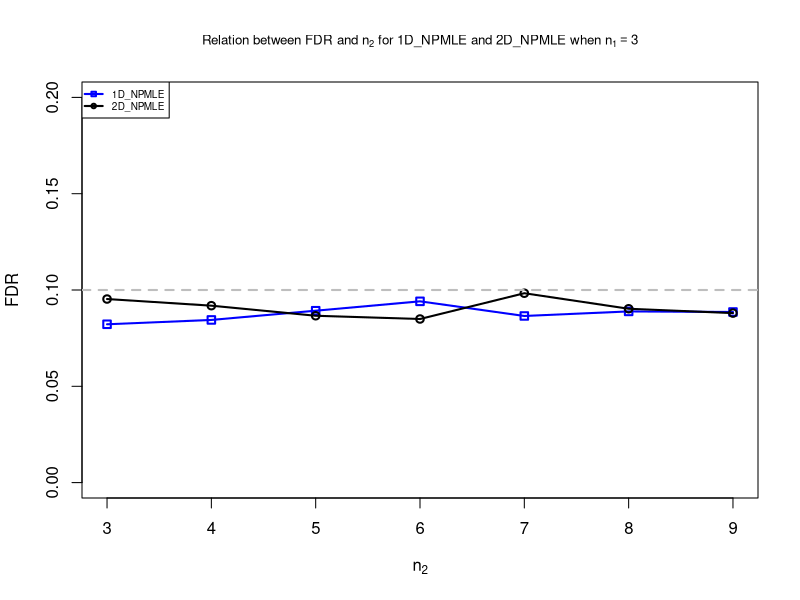
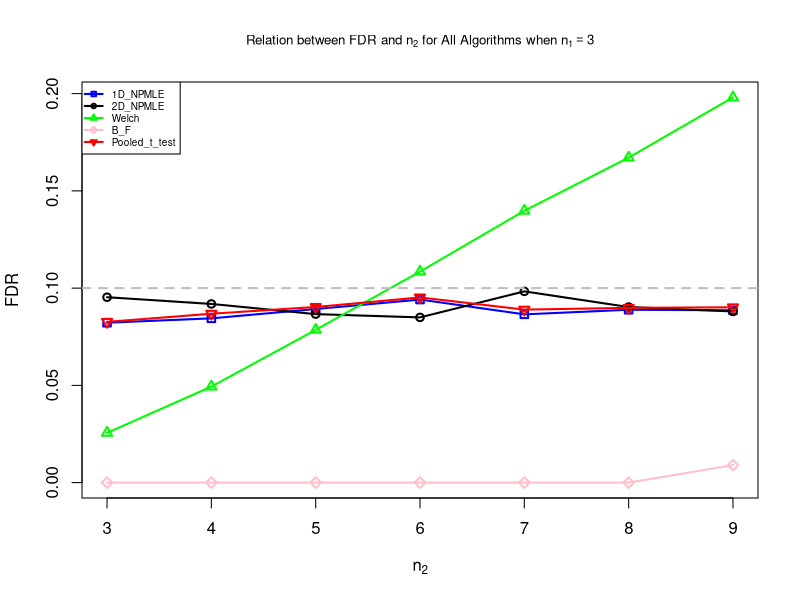
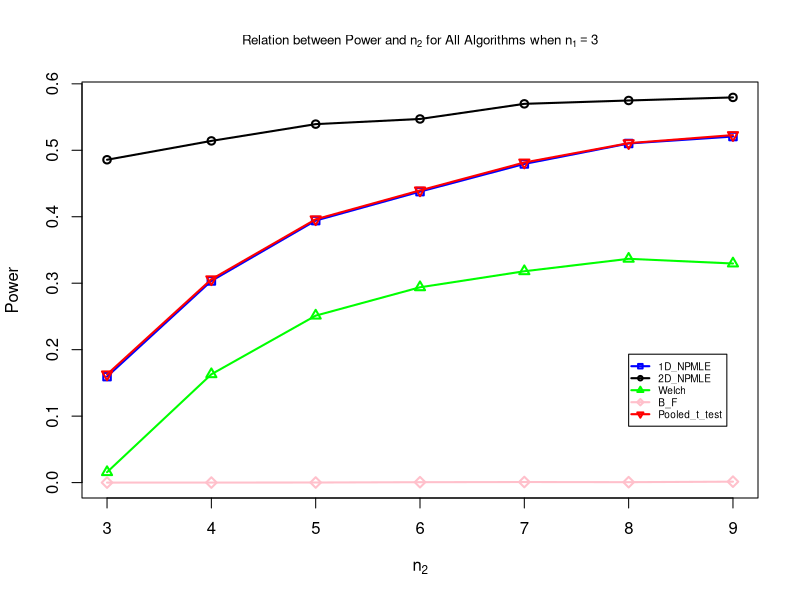
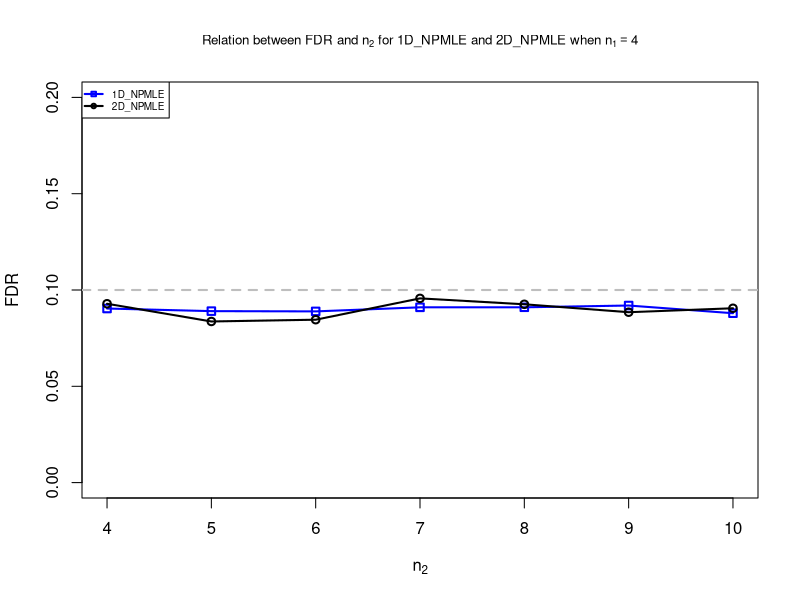
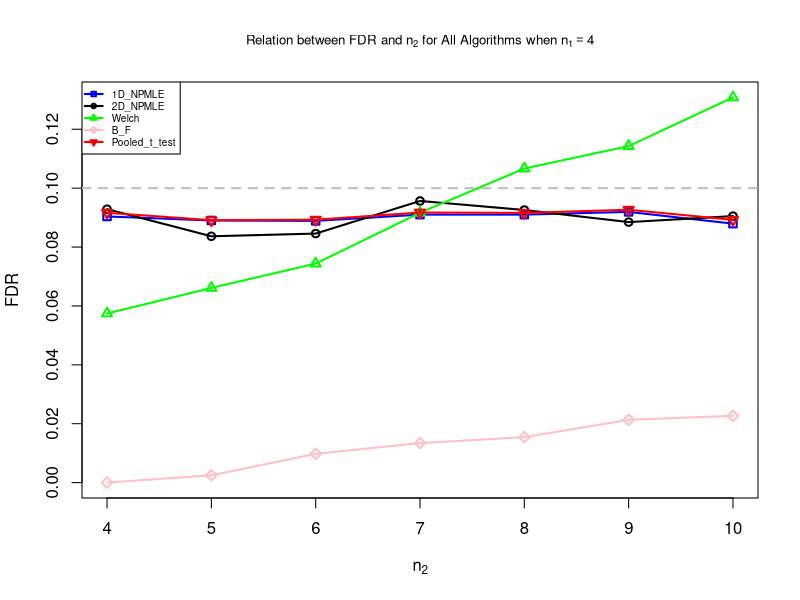
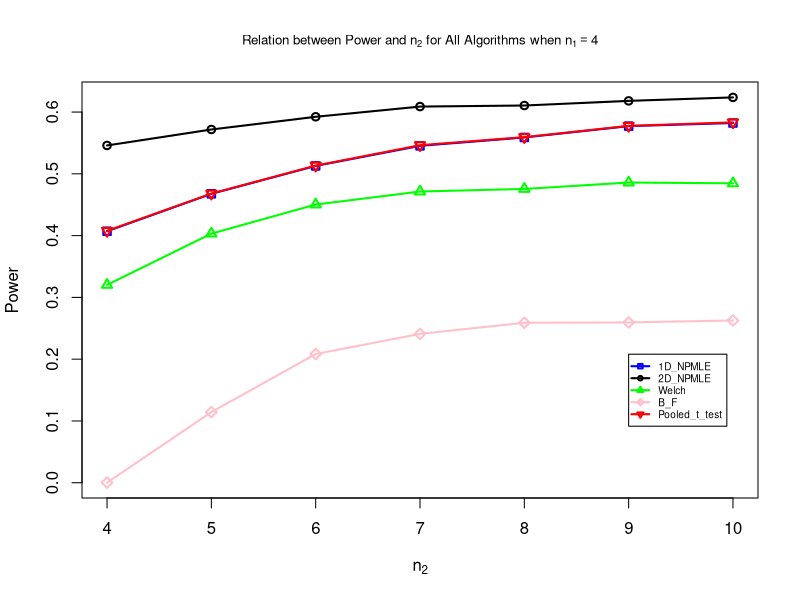
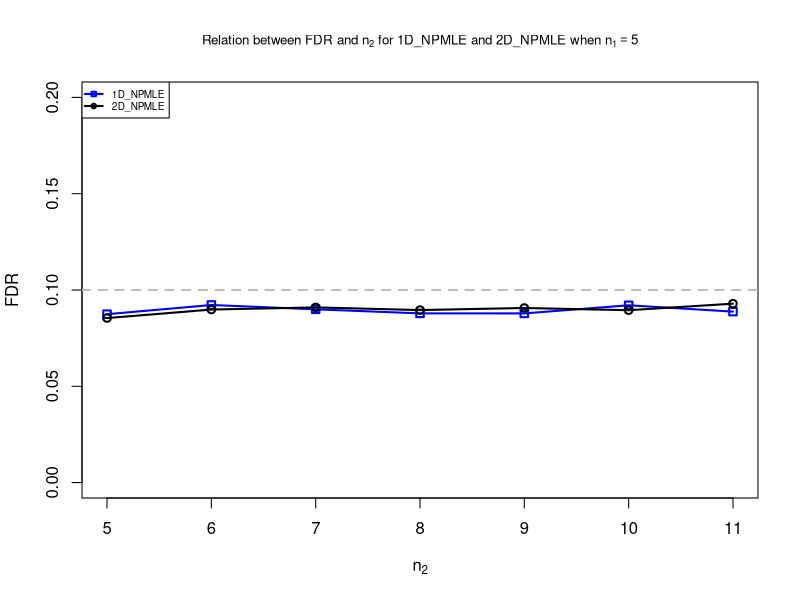
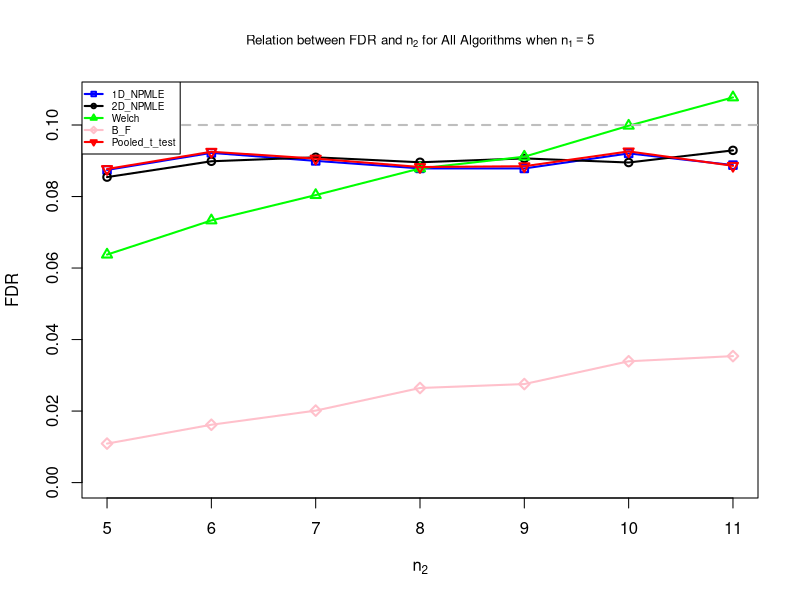

Recreate these plots in R, in order.
## ---- chunk 1
Full_FDR_Data = read.csv('./Full Data/Full_FDR_Data.csv')
Full_Power_Data = read.csv('./Full Data/Full_Power_Data.csv')
## ---- chunk 2
Full_FDR_Data
## ---- chunk 3
Plotter = function(n1, length_n2, Full_FDR_Data, Full_Power_Data) {
  n2_range = c(n1: (n1 + length_n2 - 1))
  FDR_n1 = Full_FDR_Data[Full_FDR_Data$n1 == n1 & (Full_FDR_Data$n2 %in% n2_range), ]
  Power_n1 = Full_Power_Data[Full_Power_Data$n1 == n1 & (Full_Power_Data$n2 %in% n2_range), ]
  
  # FDR with 1D_NPMLE, 2D_NPMLE
  main = substitute(expression(paste('Relation between FDR and ', n[2], ' for 1D_NPMLE and 2D_NPMLE when ', n[1] == N1)), list(N1 = n1))
  plot(FDR_n1$n2, FDR_n1$X1D_NPMLE, type = 'o', pch = 0, col = 'blue', lwd = 2, xlab = expression(n[2]), ylab = 'FDR', main = eval(main), cex.main = 0.8, ylim = c(0, 0.2))
  lines(FDR_n1$n2, FDR_n1$X2D_NPMLE, type = 'o', pch = 1, col = 'black', lwd = 2)
  abline(h = 0.1, lwd = 2, col = 'grey', lty = 2)
  legend('topleft', c('1D_NPMLE', '2D_NPMLE'), col=c('blue', 'black'), pch = c(0, 1), lwd=2, lty = 1, cex = 0.6)
  
  # FDR with all algorithms
  main = substitute(expression(paste('Relation between FDR and ', n[2], ' for All Algorithms when ', n[1] == N1)), list(N1 = n1))
  plot(FDR_n1$n2, FDR_n1$X1D_NPMLE, type = 'o', pch = 0, col = 'blue', lwd = 2, xlab = expression(n[2]), ylab = 'FDR', main = eval(main), cex.main = 0.8, ylim = c(0, max(FDR_n1[, c(3,4,5,6,7)])))
  lines(FDR_n1$n2, FDR_n1$X2D_NPMLE, type = 'o', pch = 1, col = 'black', lwd = 2)
  lines(FDR_n1$n2, FDR_n1$Welch, type = 'o', pch = 2, col = 'green', lwd = 2)
  lines(FDR_n1$n2, FDR_n1$B_F, type = 'o', pch = 5, col = 'pink', lwd = 2)
  lines(FDR_n1$n2, FDR_n1$t_test, type = 'o', pch = 6, col = 'red', lwd = 2)
  abline(h = 0.1, lwd = 2, col = 'grey', lty = 2)
  legend('topleft', c('1D_NPMLE', '2D_NPMLE', 'Welch', 'B_F', 'Pooled_t_test'), col=c('blue', 'black', 'green', 'pink', 'red'), pch = c(0,1,2,5,6), lwd=2, lty = 1, cex = 0.6)
  
  # Power with all algorithms
  main = substitute(expression(paste('Relation between Power and ', n[2], ' for All Algorithms when ', n[1] == N1)), list(N1 = n1))
  plot(Power_n1$n2, Power_n1$X1D_NPMLE, type = 'o', pch = 0, col = 'blue', lwd = 2, xlab = expression(n[2]), ylab = 'Power', main = eval(main), cex.main = 0.8, ylim = c(min(Power_n1[, c(3,4,5,6,7)]), max(Power_n1[, c(3,4,5,6,7)])))
  lines(Power_n1$n2, Power_n1$X2D_NPMLE, type = 'o', pch = 1, col = 'black', lwd = 2)
  lines(Power_n1$n2, Power_n1$Welch, type = 'o', pch = 2, col = 'green', lwd = 2)
  lines(Power_n1$n2, Power_n1$B_F, type = 'o', pch = 5, col = 'pink', lwd = 2)
  lines(Power_n1$n2, Power_n1$t_test, type = 'o', pch = 6, col = 'red', lwd = 2)
  legend(n1 + length_n2 - 2, 2/3*min(Power_n1[, c(3,4,5,6,7)]) + 1/3*max(Power_n1[, c(3,4,5,6,7)]), c('1D_NPMLE', '2D_NPMLE', 'Welch', 'B_F', 'Pooled_t_test'), col=c('blue', 'black', 'green', 'pink', 'red'), pch = c(0,1,2,5,6), lwd=2, lty = 1, cex = 0.6)
}
## ---- chunk 4
n1 = 3
length_n2 = 7
## ---- chunk 5
Plotter(n1, length_n2, Full_FDR_Data, Full_Power_Data)
## ---- chunk 6
n1 = 4
length_n2 = 7
## ---- chunk 7
Plotter(n1, length_n2, Full_FDR_Data, Full_Power_Data)
## ---- chunk 8
n1 = 5
length_n2 = 7
## ---- chunk 9
Plotter(n1, length_n2, Full_FDR_Data, Full_Power_Data)
## ---- chunk 10
n1 = 6
length_n2 = 7
## ---- chunk 11
Plotter(n1, length_n2, Full_FDR_Data, Full_Power_Data)
## ---- chunk 12
n1 = 7
length_n2 = 7
## ---- chunk 13
Plotter(n1, length_n2, Full_FDR_Data, Full_Power_Data)
## ---- chunk 14
FDR_plotter = function(n1, length_n2, Full_FDR_Data) {
  n2_range = c(n1: (n1 + length_n2 - 1))
  FDR_n1 = Full_FDR_Data[Full_FDR_Data$n1 == n1 & (Full_FDR_Data$n2 %in% n2_range), ]
  
  #main = substitute(expression(paste('Relation between FDR and ', n[2], ' for All Algorithms when ', n[1] == N1)), list(N1 = n1))
  #plot(FDR_n1$n2, FDR_n1$X1D_NPMLE, type = 'o', pch = 0, col = 'blue', lwd = 2, xlab = expression(n[2]), ylab = 'FDR', main = eval(main), cex.main = 0.8, ylim = c(0, max(FDR_n1[, c(3,4,5,6,7)])))
  plot(FDR_n1$n2, FDR_n1$X1D_NPMLE, type = 'o', pch = 0, col = 'blue', lwd = 2, xlab = expression(n[2]), ylab = 'FDR', ylim = c(0, max(FDR_n1[, c(3,4,5,6,7)], 0.1)), cex.lab = 1)
  lines(FDR_n1$n2, FDR_n1$X2D_NPMLE, type = 'o', pch = 1, col = 'black', lwd = 2)
  lines(FDR_n1$n2, FDR_n1$Welch, type = 'o', pch = 2, col = 'green', lwd = 2)
  lines(FDR_n1$n2, FDR_n1$B_F, type = 'o', pch = 5, col = 'pink', lwd = 2)
  lines(FDR_n1$n2, FDR_n1$t_test, type = 'o', pch = 6, col = 'red', lwd = 2)
  abline(h = 0.1, lwd = 2, col = 'grey', lty = 2)
  #legend('topleft', c('1D_NPMLE', '2D_NPMLE', 'Welch', 'B_F', 'Pooled_t_test'), col=c('blue', 'black', 'green', 'pink', 'red'), pch = c(0,1,2,5,6), lwd=2, lty = 1, cex = 0.6)
}

Power_plotter = function(n1, length_n2, Full_Power_Data) {
  n2_range = c(n1: (n1 + length_n2 - 1))
  Power_n1 = Full_Power_Data[Full_Power_Data$n1 == n1 & (Full_Power_Data$n2 %in% n2_range), ]
  
  #main = substitute(expression(paste('Relation between Power and ', n[2], ' for All Algorithms when ', n[1] == N1)), list(N1 = n1))
  #plot(Power_n1$n2, Power_n1$X1D_NPMLE, type = 'o', pch = 0, col = 'blue', lwd = 2, xlab = expression(n[2]), ylab = 'Power', main = eval(main), cex.main = 0.8, ylim = c(min(Power_n1[, c(3,4,5,6,7)]), max(Power_n1[, c(3,4,5,6,7)])))
  plot(Power_n1$n2, Power_n1$X1D_NPMLE, type = 'o', pch = 0, col = 'blue', lwd = 2, xlab = expression(n[2]), ylab = 'Power', ylim = c(min(Power_n1[, c(3,4,5,6,7)]), max(Power_n1[, c(3,4,5,6,7)])), cex.lab = 1)
  lines(Power_n1$n2, Power_n1$X2D_NPMLE, type = 'o', pch = 1, col = 'black', lwd = 2)
  lines(Power_n1$n2, Power_n1$Welch, type = 'o', pch = 2, col = 'green', lwd = 2)
  lines(Power_n1$n2, Power_n1$B_F, type = 'o', pch = 5, col = 'pink', lwd = 2)
  lines(Power_n1$n2, Power_n1$t_test, type = 'o', pch = 6, col = 'red', lwd = 2)
  #legend(n1 + length_n2 - 2, 2/3*min(Power_n1[, c(3,4,5,6,7)]) + 1/3*max(Power_n1[, c(3,4,5,6,7)]), c('1D_NPMLE', '2D_NPMLE', 'Welch', 'B_F', 'Pooled_t_test'), col=c('blue', 'black', 'green', 'pink', 'red'), pch = c(0,1,2,5,6), lwd=2, lty = 1, cex = 0.6)
}
## ---- chunk 15
#par(mfrow = c(3,2))
png("combined_plot_with_legend.png", width = 3200, height = 2400, res = 300)
par(mfrow = c(3, 2), mar = c(2.5,2.5,2.5,2.5), oma = c(0, 0, 0, 13), mgp = c(1.5, 0.5, 0))
FDR_plotter(3,7,Full_FDR_Data)
Power_plotter(3,7,Full_Power_Data)
FDR_plotter(5,7,Full_FDR_Data)
Power_plotter(5,7,Full_Power_Data)
FDR_plotter(7,7,Full_FDR_Data)
Power_plotter(7,7,Full_Power_Data)
#par(mfrow = c(1,1))
par(xpd = NA)
legend('topright', c('1D_NPMLE', '2D_NPMLE', 'Welch', 'B_F', 'Pooled_t_test'), col=c('blue', 'black', 'green', 'pink', 'red'), pch = c(0,1,2,5,6), lwd=2, lty = 1, cex = 1.5, inset = c(-0.5, -2.66))
dev.off()
## ---- chunk 16
FDR_equ = Full_FDR_Data[Full_FDR_Data$n1 == Full_FDR_Data$n2, ]
main = expression(paste('Relation between FDR and ', n[2], ' for All Algorithms when ', n[1], ' = ', n[2]))
plot(FDR_equ$n2, FDR_equ$X1D_NPMLE, type = 'o', pch = 2, col = 'blue', lwd = 2, xlab = expression(n[2]), ylab = 'FDR', main = main, cex.main = 0.8, ylim = c(0, max(FDR_equ[, c(3,4,5,6)])))
lines(FDR_equ$n2, FDR_equ$X2D_NPMLE, type = 'o', pch = 2, col = 'black', lwd = 2)
lines(FDR_equ$n2, FDR_equ$Welch, type = 'o', pch = 2, col = 'green', lwd = 2)
lines(FDR_equ$n2, FDR_equ$Pooled_t, type = 'o', pch = 2, col = 'red', lwd = 2)
abline(h = 0.1, lwd = 2, col = 'grey', lty = 2)
legend('bottomleft', c('1D_NPMLE', '2D_NPMLE', 'Welch', 'Pooled_t_test'), col=c('blue', 'black', 'green', 'red'), lwd=2, lty = 1, cex = 0.7)
## ---- chunk 17
Power_equ = Full_Power_Data[Full_Power_Data$n1 == Full_Power_Data$n2, ]
main = expression(paste('Relation between Power and ', n[2], ' for All Algorithms when ', n[1], ' = ', n[2]))
plot(Power_equ$n2, Power_equ$X1D_NPMLE, type = 'o', pch = 2, col = 'blue', lwd = 2, xlab = expression(n[2]), ylab = 'Power', main = main, cex.main = 0.8, ylim = c(0, max(Power_equ[, c(3,4,5,6)])))
lines(Power_equ$n2, Power_equ$X2D_NPMLE, type = 'o', pch = 2, col = 'black', lwd = 2)
lines(Power_equ$n2, Power_equ$Welch, type = 'o', pch = 2, col = 'green', lwd = 2)
lines(Power_equ$n2, Power_equ$Pooled_t, type = 'o', pch = 2, col = 'red', lwd = 2)
legend('bottomright', c('1D_NPMLE', '2D_NPMLE', 'Welch', 'Pooled_t_test'), col=c('blue', 'black', 'green', 'red'), lwd=2, lty = 1, cex = 0.7)
